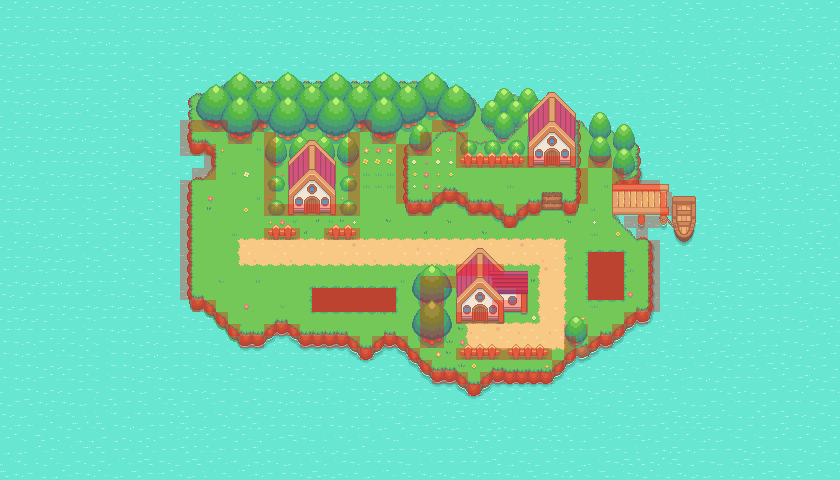

A level layout from a 2D game, rendered from its tile map. Below: a short description, then the map file with tile-grid data replaced by summaries:
An orthogonal 70x40 tile map with 12x12 px tiles, 15 tile layers (Ocean, Island, Trees, Trees 2, ...), 2 tilesets.

<map version="1.10" tiledversion="1.11.2" orientation="orthogonal" renderorder="right-down" width="70" height="40" tilewidth="12" tileheight="12" infinite="0" nextlayerid="28" nextobjectid="1">
 <editorsettings>
  <export target="../../../../../../../Downloads/pelletTown.json" format="json" />
 </editorsettings>
 <tileset firstgid="1" source="pokemonStyleGameTileset.tsx" />
 <tileset firstgid="1025" source="collisionTileset.tsx" />
 <layer id="1" name="Ocean" width="70" height="40">
  <data>[2800 cells, 2800 non-empty, 9 distinct tile ids]</data>
 </layer>
 <layer id="5" name="Island" width="70" height="40">
  <data>[2800 cells, 909 non-empty, 119 distinct tile ids]</data>
 </layer>
 <layer id="11" name="Trees" width="70" height="40">
  <data>[2800 cells, 120 non-empty, 22 distinct tile ids]</data>
 </layer>
 <layer id="12" name="Trees 2" width="70" height="40">
  <data>[2800 cells, 130 non-empty, 23 distinct tile ids]</data>
 </layer>
 <layer id="13" name="Trees 3" width="70" height="40">
  <data>[2800 cells, 96 non-empty, 22 distinct tile ids]</data>
 </layer>
 <layer id="16" name="Plateau" width="70" height="40">
  <data>[2800 cells, 127 non-empty, 85 distinct tile ids]</data>
 </layer>
 <layer id="6" name="Flowers and Grass" width="70" height="40">
  <data>[2800 cells, 93 non-empty, 31 distinct tile ids]</data>
 </layer>
 <group id="17" name="Objects">
  <layer id="15" name="Bushes" width="70" height="40">
   <data>[2800 cells, 28 non-empty, 4 distinct tile ids]</data>
  </layer>
  <layer id="8" name="Fence" width="70" height="40">
   <data>[2800 cells, 41 non-empty, 9 distinct tile ids]</data>
  </layer>
  <layer id="14" name="House Trees" width="70" height="40">
   <data>[2800 cells, 38 non-empty, 8 distinct tile ids]</data>
  </layer>
  <layer id="4" name="House" width="70" height="40">
   <data>[2800 cells, 112 non-empty, 84 distinct tile ids]</data>
  </layer>
  <layer id="10" name="Dock" width="70" height="40">
   <data>[2800 cells, 42 non-empty, 42 distinct tile ids]</data>
  </layer>
 </group>
 <layer id="20" name="Collisions" width="70" height="40" opacity="0.3">
  <data>[2800 cells, 185 non-empty, 1 distinct tile ids]</data>
 </layer>
 <layer id="27" name="Battle Zones" width="70" height="40" opacity="0.62">
  <data>[2800 cells, 26 non-empty, 1 distinct tile ids]</data>
 </layer>
 <layer id="22" name="Foreground Objects" width="70" height="40">
  <data>[2800 cells, 45 non-empty, 26 distinct tile ids]</data>
 </layer>
</map>
